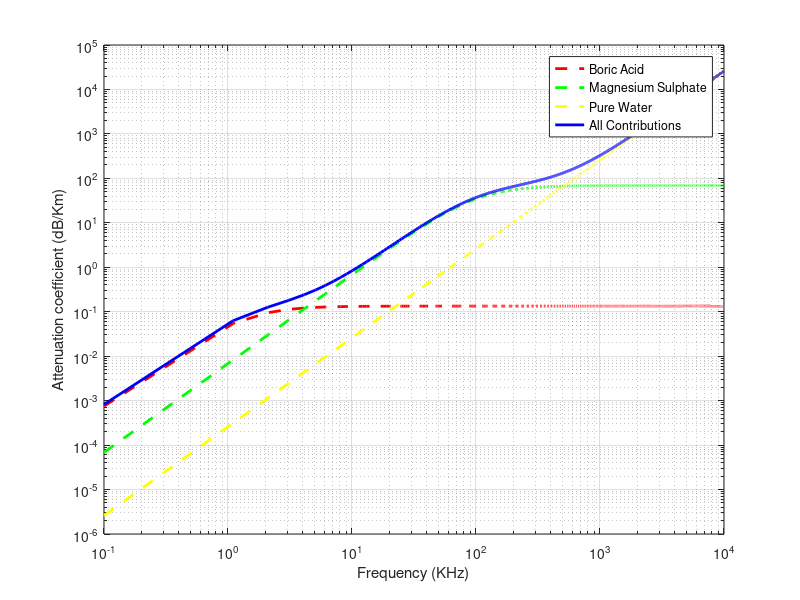

Recreate this plot in MATLAB.
%file saved as USP2_2.m
frequency = 0.1:10000; 
temperature = 15;
salinity = 35; 
ph = 8; 
depth_max = 0.5; 
p1 = 1; 
p2 = 1 - (1.37 * 10^-4 * depth_max) + (6.2 * 10^-9 * depth_max^2);
p3 = 1 - (3.83 * 10^-5 * depth_max) + (4.9 * 10^-10 * depth_max^2);
c = 1412 + 3.21*temperature + 1.19*salinity + 0.0167*depth_max;
f1 = 2.8 * sqrt((salinity/35)) * 10^(4 - (1245/(temperature+273)));
f2 = (8.17 * 10^(8-1990/(temperature+273))) / (1 + 0.0018*(salinity-35));
a1 = ((8.686/c) * 10^(0.78*ph - 5));
a2 = 21.44*(salinity/c)*(1 + 0.025*temperature);
if temperature <= 20
a3 = (4.937 * 10^-4) - (2.59 * 10^-5)*temperature ...
    + (9.11 * 10^-7)*(temperature^2) - (1.5 *10^-8)*(temperature^3);
else
a3 = (3.964 * 10^-4) - (1.146 * 10^-5)*temperature ...
    + (1.45 * 10^-7)*(temperature^2) - (6.5.*10^-10)*(temperature^3);
end
boric_Acid = ((a1.*p1.*f1.*frequency.^2)./((f1.^2)+(frequency.^2)));
magnesium_Sulphate = ((a2.*p2.*f2.*frequency.^2)./((f2.^2)+(frequency.^2)));
pure_Water = (a3.*p3.*frequency.^2);
all_Contributions = boric_Acid + magnesium_Sulphate + pure_Water;

loglog(frequency,boric_Acid,'--','color','r','linewidth',2), hold on; 
loglog(frequency,magnesium_Sulphate,'--','color','green','linewidth',2), hold on; 
loglog(frequency,pure_Water,'--','color','yellow','linewidth',2), hold on;
loglog(frequency,all_Contributions,'blue','linewidth',2); 
xlabel('Frequency (KHz)'); ylabel('Attenuation coefficient (dB/Km)');
legend('Boric Acid','Magnesium Sulphate','Pure Water','All Contributions'); 
grid on;